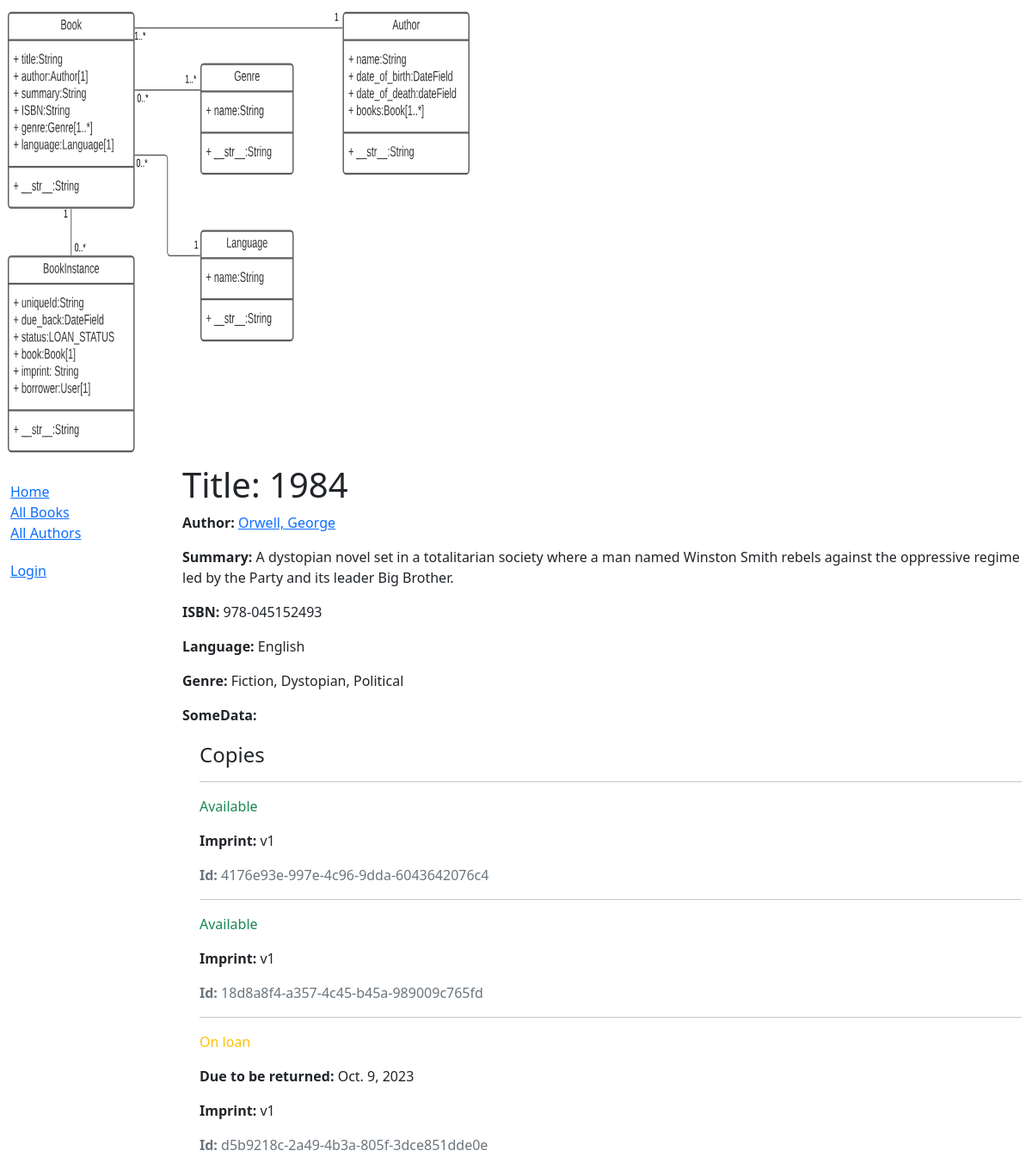
/catalog/book/2, run on the app's committed database.
### catalog/models.py (models this page shows, shortened)
class Book(models.Model):
    title = models.CharField(max_length=200)
    author = models.ForeignKey('Author', on_delete=models.SET_NULL, null=True)
    summary = models.TextField(max_length=1000, help_text='Enter a brief description of the book')
    isbn = models.CharField('ISBN', max_length=13, unique=True,
                             help_text='13 Character <a href="https://www.isbn-international.org/content/what-isbn">ISBN number</a>')
    genre = models.ManyToManyField(Genre, help_text='Select a genre for this book')
    language = models.ForeignKey('Language', on_delete=models.SET_NULL, null=True)
    class Meta:
        ordering = ['title']
    def display_genre(self):
        """Creates a string for the Genre. This is required to display genre in Admin."""
        return ', '.join([genre.name for genre in self.genre.all()[:3]])
    display_genre.short_description = 'Genre'

class Author(models.Model):
    first_name = models.CharField(max_length=100)
    last_name = models.CharField(max_length=100)
    date_of_birth = models.DateField(null=True, blank=True)
    date_of_death = models.DateField('Died', null=True, blank=True)
    class Meta:
        ordering = ['last_name', 'first_name']
    def get_absolute_url(self):
        return reverse('author-detail', args=[str(self.id)])
    def __str__(self):
        return f'{self.last_name}, {self.first_name}'

class Language(models.Model):
    name = models.CharField(max_length=200,
                            help_text="Enter the book's natural language (e.g. English, French, Japanese etc.)")
    def __str__(self):
        return self.name

class Genre(models.Model):
    name = models.CharField(max_length=200, help_text='Enter a book genre (e.g. Science Fiction)')
    def __str__(self):
        return self.name

class BookInstance(models.Model):
    id = models.UUIDField(primary_key=True, default=uuid.uuid4, help_text='Unique ID for this particular book across whole library')
    book = models.ForeignKey('Book', on_delete=models.RESTRICT, null=True)
    imprint = models.CharField(max_length=200)
    due_back = models.DateField(null=True, blank=True)
    borrower = models.ForeignKey(User, on_delete=models.SET_NULL, null=True, blank=True)
    test = models.DateField(null=True, blank=True)
    LOAN_STATUS = (
        ('m', 'Maintenance'),
        ('o', 'On loan'),
        ('a', 'Available'),
        ('r', 'Reserved'),
    )
    status = models.CharField(
        max_length=1,
        choices=LOAN_STATUS,
        blank=True,
        default='m',
        help_text='Book availability',
    )
    class Meta:
        ordering = ['due_back']
        permissions = (("can_mark_returned", "Set book as returned"),)

### catalog/views.py (the view)
# urls.py: re_path(r'^book/(?P<pk>\d+)$', views.BookDetailView.as_view(), name='book-detail'),
class BookDetailView(generic.DetailView):
    model = Book
    context_object_name = 'book_detail' # This is how we refer to it in jinja syntax in .html templates

### catalog/templates/catalog/book_detail.html (shortened to what this page needs)
{% extends "base_generic.html" %}
{% block content %}
  <h1>Title: {{ book_detail.title }}</h1>
  <p><strong>Author:</strong> <a href="{{ book_detail.author.get_absolute_url }}">{{ book_detail.author }}</a></p>
  <p><strong>Summary:</strong> {{ book_detail.summary }}</p>
  <p><strong>ISBN:</strong> {{ book_detail.isbn }}</p>
  <p><strong>Language:</strong> {{ book_detail.language }}</p>
  <p><strong>Genre:</strong> {{ book_detail.genre.all|join:", " }}</p>
  <p><strong>SomeData:</strong> {{ some_data }}</p>
  <div style="margin-left:20px;margin-top:20px">
    <h4>Copies</h4>
    {% for copy in book_detail.bookinstance_set.all %}
      <hr />
      <p
        class="{% if copy.status == 'a' %}text-success{% elif copy.status == 'm' %}text-danger{% else %}text-warning{% endif %}">
        {{ copy.get_status_display }}
      </p>
      {% if copy.status != 'a' %}
        <p><strong>Due to be returned:</strong> {{ copy.due_back }}</p>
      {% endif %}
      <p><strong>Imprint:</strong> {{ copy.imprint }}</p>
      <p class="text-muted"><strong>Id:</strong> {{ copy.id }}</p>
    {% endfor %}
  </div>
{% endblock %}

### data on the page
Book: title "1984", author "Orwell, George", summary "A dystopian novel set in a totalitarian society where a man named Winston Smith rebels against the oppressive regime led by the Party and its leader Big Brother.", isbn "978-045152493", language "English", genre.all "Fiction, Dystopian, Political"
BookInstance: status "Available", imprint "v1", id "4176e93e-997e-4c96-9dda-6043642076c4"
BookInstance: status "Available", imprint "v1", id "18d8a8f4-a357-4c45-b45a-989009c765fd"
BookInstance: status "On loan", due_back "Oct. 9, 2023", imprint "v1", id "d5b9218c-2a49-4b3a-805f-3dce851dde0e"
